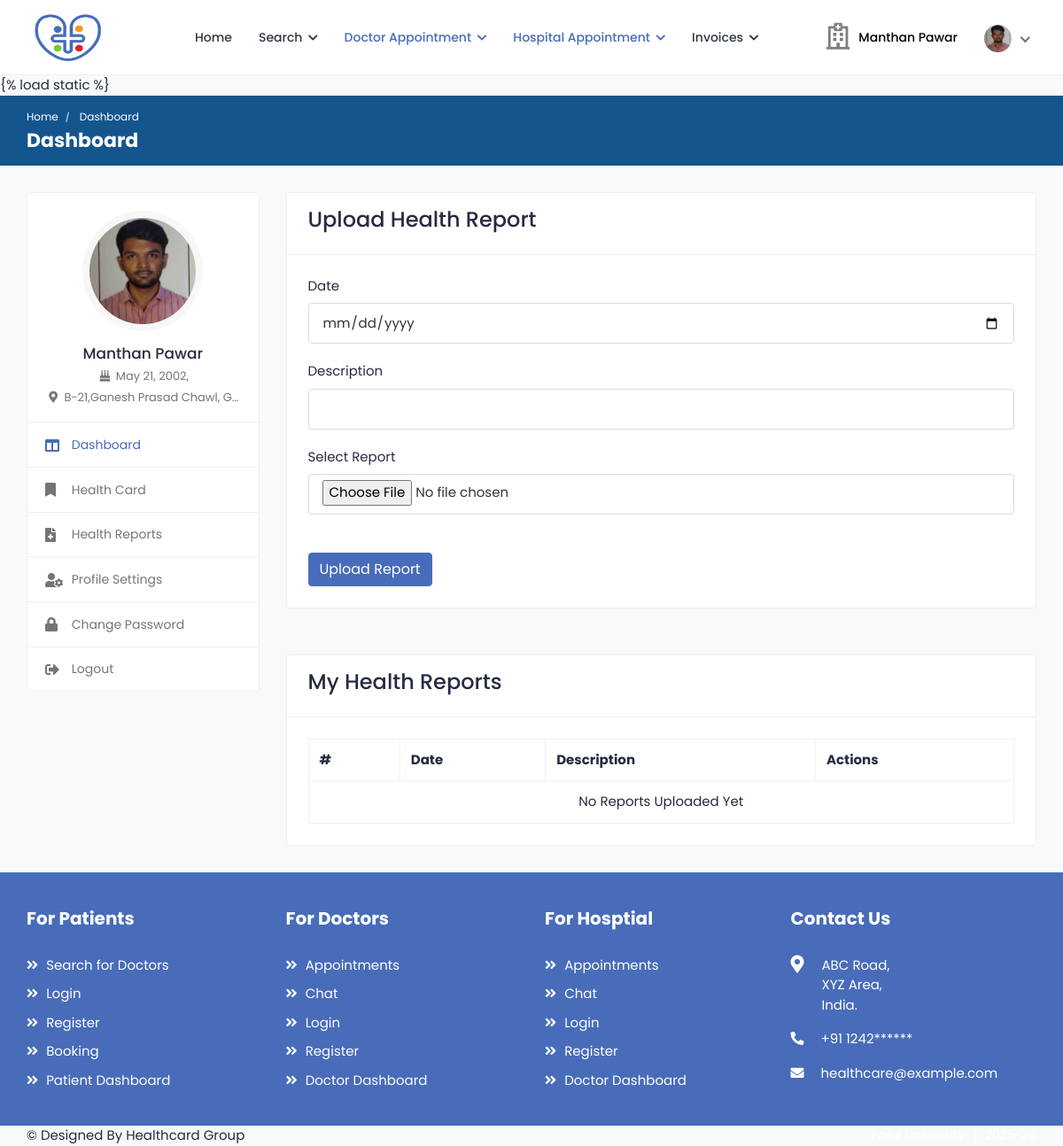
Page /health_reports (signed in) on the earlier database version.
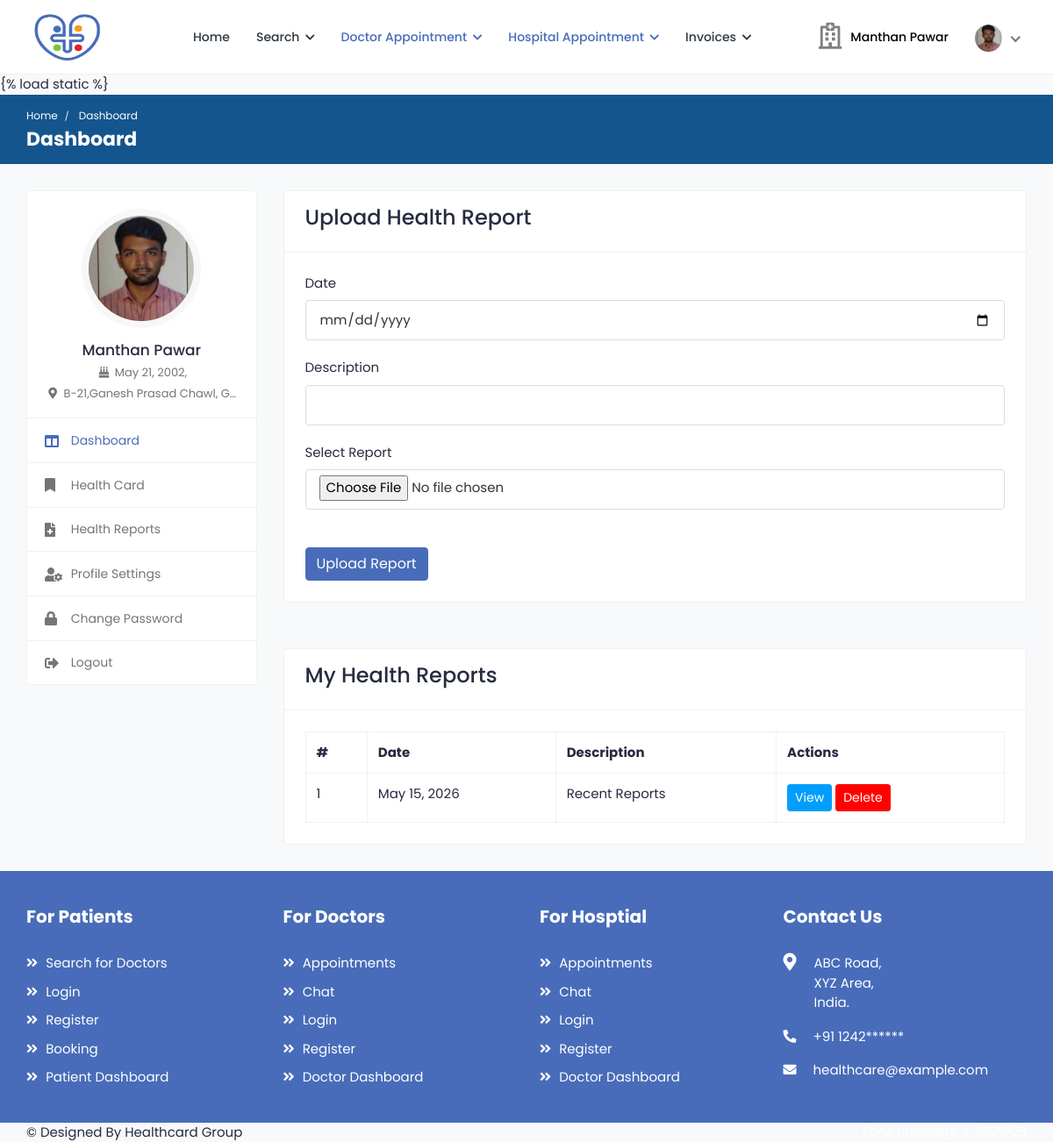
Same page on the later database version.
### health/models.py (models this page shows, shortened)
class Medical_Record(models.Model):
    patient = models.ForeignKey(
        Patient,
        on_delete=models.CASCADE,
        null=True,
        blank=True
    )
    appoint = models.ForeignKey(
        Appointment,
        on_delete=models.CASCADE,
        null=True,
        blank=True
    )
    date = models.DateField(
        null=True,
        blank=True
    )
    disc = models.CharField(
        max_length=100,
        null=True,
        blank=True
    )
    file = models.FileField(
        upload_to='medical_records/',
        null=True,
        blank=True
    )

### health/views.py (the view, shortened to what this page needs)
# urls.py: path('health_reports',health_reports,name='health_reports'),
def health_reports(request):
    patient = Patient.objects.get(
        user=request.user
    )
    reports = Medical_Record.objects.filter(
        patient=patient
    ).order_by('-id')
    return render(
        request,
        'patient/health_reports.html',
        {
            'reports': reports
        }
    )

### health/templates/patient/health_reports.html (shortened to what this page needs)
{% extends 'patient/sidebar.html' %}
{% block b %}
<div class="card">
    <div class="card-header">
        <h3>Upload Health Report</h3>
    </div>
    <div class="card-body">
        <form method="POST" enctype="multipart/form-data">
            <div class="form-group">
                <label>Date</label>
                <input type="date"
                       name="date"
                       class="form-control"
                       required>
            </div>
            <div class="form-group">
                <label>Description</label>
                <input type="text"
                       name="desc"
                       class="form-control"
                       required>
            </div>
            <div class="form-group">
                <label>Select Report</label>
                <input type="file"
                       name="file"
                       class="form-control"
                       required>
            </div>
            <br>
            <button type="submit"
                    class="btn btn-primary">
                Upload Report
            </button>
        </form>
    </div>
</div>
<br>
<div class="card">
    <div class="card-header">
        <h3>My Health Reports</h3>
    </div>
    <div class="card-body">
        <div class="table-responsive">
            <table class="table table-bordered">
                <thead>
                    <tr>
                        <th>#</th>
                        <th>Date</th>
                        <th>Description</th>
                        <th>Actions</th>
                    </tr>
                </thead>
                <tbody>
                    {% for report in reports %}
                    <tr>
                        <td>{{ forloop.counter }}</td>
                        <td>{{ report.date }}</td>
                        <td>{{ report.disc }}</td>
                        <td>
                            <a href="{{ report.file.url }}"
                               target="_blank"
                               class="btn btn-info btn-sm">
                                View
                            </a>
                            <a href="{% url 'delete_health_report' report.id %}"
                               onclick="return confirm('Delete this report?')"
                               class="btn btn-danger btn-sm">
                                Delete
                            </a>
                        </td>
                    </tr>
                    {% empty %}
                    <tr>
                        <td colspan="4" class="text-center">
                            No Reports Uploaded Yet
                        </td>
                    </tr>
                    {% endfor %}
                </tbody>
            </table>
        </div>
    </div>
</div>
{% endblock %}

Differences in the rows shown:
added Medical_Record: date "May 15, 2026", disc "Recent Reports"
Other differences:
text no longer shown: "No Reports Uploaded Yet"
